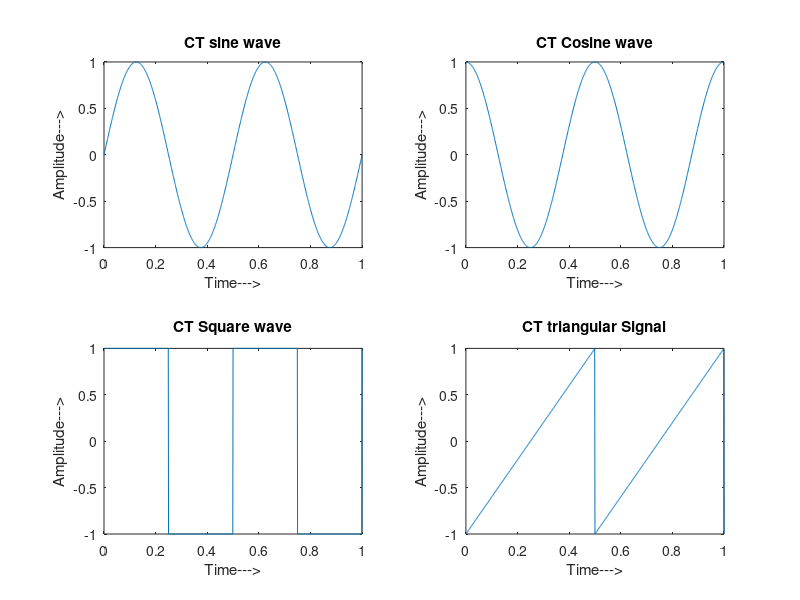

MATLAB code to generate this figure:
t= 0:0.001:1;
A=1;
f=2;
x1=A*sin(2*pi*f*t);
subplot(2,2,1)
plot(t,x1);
xlabel('Time--->');
ylabel('Amplitude--->');
title('CT sine wave');

x2=A*cos(2*pi*f*t);
subplot(2,2,2)
plot(t,x2);
xlabel('Time--->');
ylabel('Amplitude--->');
title('CT Cosine wave');

x3=square(2*pi*f*t);
subplot(2,2,3)
plot(t,x3);
xlabel('Time--->');
ylabel('Amplitude--->');
title('CT Square wave');

x4=sawtooth(2*pi*f*t);
subplot(2,2,4)
plot(t,x4);
xlabel('Time--->');
ylabel('Amplitude--->');
title('CT triangular Signal');